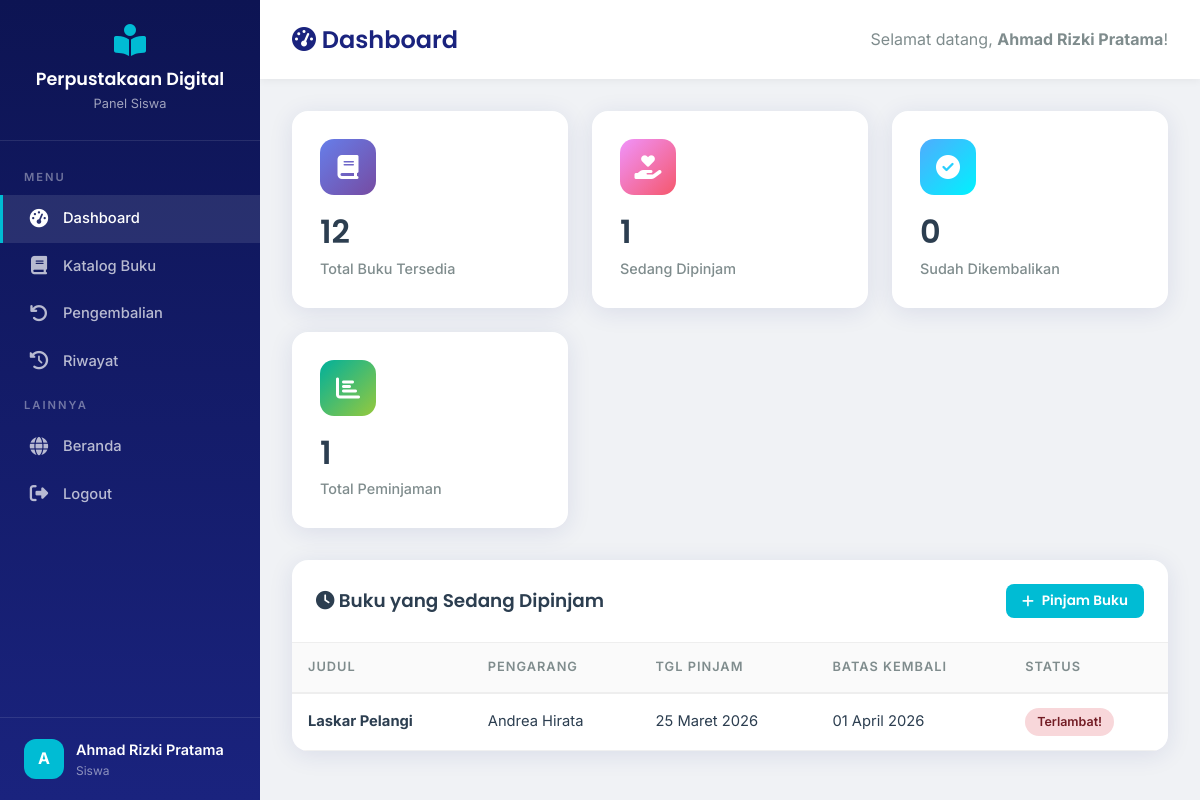
The app's page /web_perpus_sekolah/siswa/dashboard.php (signed in) with its own data.
### tables this page shows
CREATE TABLE IF NOT EXISTS peminjaman (
    id INT AUTO_INCREMENT PRIMARY KEY,
    id_user INT NOT NULL,
    id_buku INT NOT NULL,
    tgl_pinjam DATE NOT NULL,
    tgl_kembali DATE NOT NULL,
    tgl_dikembalikan DATE DEFAULT NULL,
    status ENUM('dipinjam', 'dikembalikan', 'terlambat') NOT NULL DEFAULT 'dipinjam',
    denda DECIMAL(10,2) DEFAULT 0.00,
    catatan TEXT DEFAULT NULL,
    created_at TIMESTAMP DEFAULT CURRENT_TIMESTAMP,
    updated_at TIMESTAMP DEFAULT CURRENT_TIMESTAMP ON UPDATE CURRENT_TIMESTAMP,
    FOREIGN KEY (id_user) REFERENCES users(id) ON DELETE CASCADE,
    FOREIGN KEY (id_buku) REFERENCES buku(id) ON DELETE CASCADE
);

CREATE TABLE IF NOT EXISTS buku (
    id INT AUTO_INCREMENT PRIMARY KEY,
    judul VARCHAR(200) NOT NULL,
    pengarang VARCHAR(100) NOT NULL,
    penerbit VARCHAR(100) DEFAULT NULL,
    tahun_terbit YEAR DEFAULT NULL,
    isbn VARCHAR(20) DEFAULT NULL,
    kategori VARCHAR(50) DEFAULT NULL,
    stok INT NOT NULL DEFAULT 0,
    cover VARCHAR(255) DEFAULT NULL,
    deskripsi TEXT DEFAULT NULL,
    created_at TIMESTAMP DEFAULT CURRENT_TIMESTAMP,
    updated_at TIMESTAMP DEFAULT CURRENT_TIMESTAMP ON UPDATE CURRENT_TIMESTAMP
);

### web_perpus_sekolah/config/database.php (called while the page is built, shortened)
<?php
$base_url = '/web_perpus_sekolah';
function formatTanggal($tanggal)
{
    $bulan = [
        1 => 'Januari',
        'Februari',
        'Maret',
        'April',
        'Mei',
        'Juni',
        'Juli',
        'Agustus',
        'September',
        'Oktober',
        'November',
        'Desember'
    ];
    $date = new DateTime($tanggal);
    return $date->format('d') . ' ' . $bulan[(int) $date->format('m')] . ' ' . $date->format('Y');
}
?>

### web_perpus_sekolah/siswa/dashboard.php (the view, shortened to what this page needs)
<?php
require_once '../config/database.php';
$userId = $_SESSION['user_id'];
$dipinjam = $conn->prepare("SELECT p.*, b.judul, b.pengarang, b.kategori FROM peminjaman p JOIN buku b ON p.id_buku=b.id WHERE p.id_user=? AND p.status='dipinjam' ORDER BY p.tgl_kembali ASC");
$dipinjam->bind_param("i", $userId);
$dipinjam->execute();
$pinjamResult = $dipinjam->get_result();
$totalPinjam = $conn->prepare("SELECT COUNT(*) as t FROM peminjaman WHERE id_user=?");
$totalPinjam->bind_param("i", $userId);
$totalPinjam->execute();
$totalP = $totalPinjam->get_result()->fetch_assoc()['t'];
$sedangPinjam = $conn->prepare("SELECT COUNT(*) as t FROM peminjaman WHERE id_user=? AND status='dipinjam'");
$sedangPinjam->bind_param("i", $userId);
$sedangPinjam->execute();
$sedangP = $sedangPinjam->get_result()->fetch_assoc()['t'];
$selesai = $conn->prepare("SELECT COUNT(*) as t FROM peminjaman WHERE id_user=? AND status='dikembalikan'");
$selesai->bind_param("i", $userId);
$selesai->execute();
$selesaiP = $selesai->get_result()->fetch_assoc()['t'];
$totalBuku = $conn->query("SELECT COUNT(*) as t FROM buku")->fetch_assoc()['t'];
?>
<!DOCTYPE html>
<html lang="id">
<head>
    <link rel="stylesheet" href="<?= $base_url ?>/assets/css/style.css">
    <link rel="stylesheet" href="https://cdnjs.cloudflare.com/ajax/libs/font-awesome/6.5.0/css/all.min.css">
</head>
<body>
<div class="dashboard-layout">
    <aside class="sidebar">
        <div class="sidebar-header">
            <i class="fas fa-book-open-reader" style="font-size:2rem;color:var(--accent);"></i>
            <h3><?= APP_NAME ?></h3><small>Panel Siswa</small>
        </div>
        <nav class="sidebar-menu">
            <div class="menu-label">Menu</div>
            <a href="dashboard.php" class="active"><i class="fas fa-tachometer-alt"></i> Dashboard</a>
            <a href="katalog.php"><i class="fas fa-book"></i> Katalog Buku</a>
            <a href="pengembalian.php"><i class="fas fa-undo"></i> Pengembalian</a>
            <a href="riwayat.php"><i class="fas fa-history"></i> Riwayat</a>
            <div class="menu-label">Lainnya</div>
            <a href="<?= $base_url ?>/" target="_blank"><i class="fas fa-globe"></i> Beranda</a>
            <a href="<?= $base_url ?>/logout.php"><i class="fas fa-sign-out-alt"></i> Logout</a>
        </nav>
        <div class="sidebar-footer">
            <div class="user-info">
                <div class="user-avatar"><?= strtoupper(substr($_SESSION['nama_lengkap'],0,1)) ?></div>
                <div><div class="user-name"><?= htmlspecialchars($_SESSION['nama_lengkap']) ?></div><div class="user-role">Siswa</div></div>
            </div>
        </div>
    </aside>
    <main class="main-content">
        <div class="content-header">
            <h1><i class="fas fa-tachometer-alt"></i> Dashboard</h1>
            <span style="color:var(--text-light);">Selamat datang, <strong><?= htmlspecialchars($_SESSION['nama_lengkap']) ?></strong>!</span>
        </div>
        <div class="content-body">
            <div class="dashboard-stats">
                <div class="dash-card"><div class="dash-icon bg-blue"><i class="fas fa-book"></i></div><h3><?= $totalBuku ?></h3><p>Total Buku Tersedia</p></div>
                <div class="dash-card"><div class="dash-icon bg-orange"><i class="fas fa-hand-holding-heart"></i></div><h3><?= $sedangP ?></h3><p>Sedang Dipinjam</p></div>
                <div class="dash-card"><div class="dash-icon bg-green"><i class="fas fa-check-circle"></i></div><h3><?= $selesaiP ?></h3><p>Sudah Dikembalikan</p></div>
                <div class="dash-card"><div class="dash-icon bg-teal"><i class="fas fa-chart-bar"></i></div><h3><?= $totalP ?></h3><p>Total Peminjaman</p></div>
            </div>
            <div class="table-container">
                <div class="table-header">
                    <h3><i class="fas fa-clock"></i> Buku yang Sedang Dipinjam</h3>
                    <a href="katalog.php" class="btn btn-sm btn-primary"><i class="fas fa-plus"></i> Pinjam Buku</a>
                </div>
                <table class="data-table">
                    <thead><tr><th>Judul</th><th>Pengarang</th><th>Tgl Pinjam</th><th>Batas Kembali</th><th>Status</th></tr></thead>
                    <tbody>
                        <?php while ($p = $pinjamResult->fetch_assoc()): ?>
                        <?php $isLate = strtotime($p['tgl_kembali']) < time(); $daysLeft = floor((strtotime($p['tgl_kembali'])-time())/86400); ?>
                        <tr>
                            <td><strong><?= htmlspecialchars($p['judul']) ?></strong></td>
                            <td><?= htmlspecialchars($p['pengarang']) ?></td>
                            <td><?= formatTanggal($p['tgl_pinjam']) ?></td>
                            <td><?= formatTanggal($p['tgl_kembali']) ?></td>
                            <td>
                                <?php if ($isLate): ?>
                                    <span class="badge badge-danger">Terlambat!</span>
                                <?php elseif ($daysLeft <= 2): ?>
                                    <span class="badge badge-warning">Segera (<?= $daysLeft ?> hari)</span>
                                <?php else: ?>
                                    <span class="badge badge-info"><?= $daysLeft ?> hari lagi</span>
                                <?php endif; ?>
                            </td>
                        </tr>
                        <?php endwhile; ?>
                    </tbody>
                </table>
            </div>
        </div>
    </main>
</div>
</body>
</html>

### records on screen
peminjaman: id_buku.judul "Laskar Pelangi", id_buku.pengarang "Andrea Hirata", tgl_pinjam "25 Maret 2026", tgl_kembali "01 April 2026", shows "Terlambat!"

### other values on screen
APP_NAME "Perpustakaan Digital"
substr($_SESSION['nama_lengkap'],0,1) "A"
$_SESSION['nama_lengkap'] "Ahmad Rizki Pratama"
$totalBuku "12"
$sedangP "1"
$selesaiP "0"
$totalP "1"
